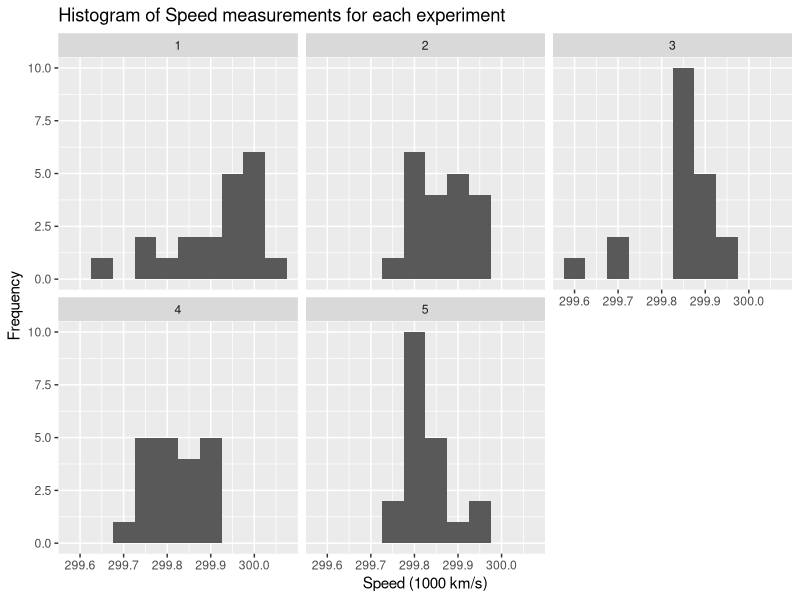
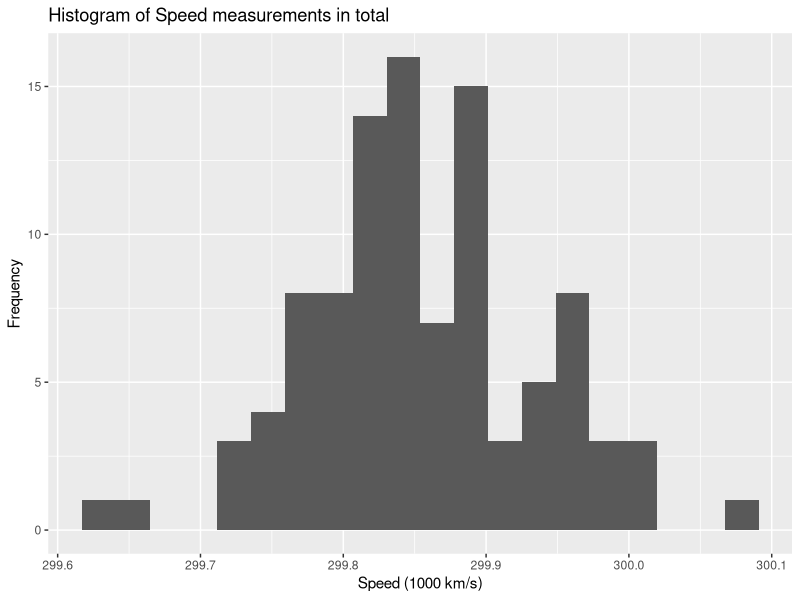
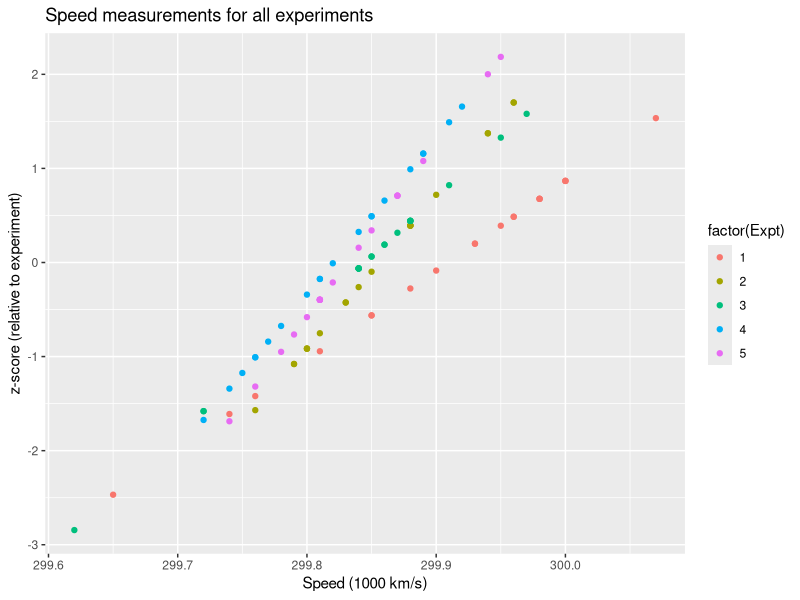
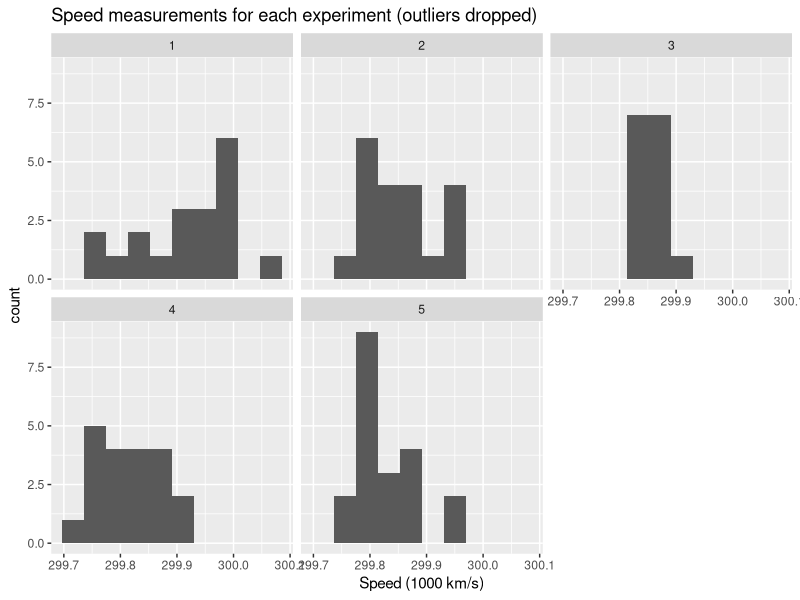
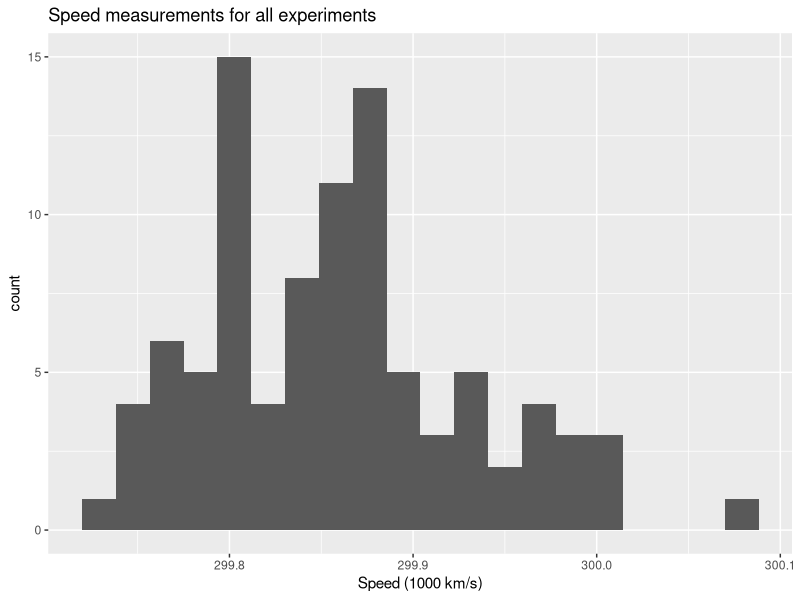
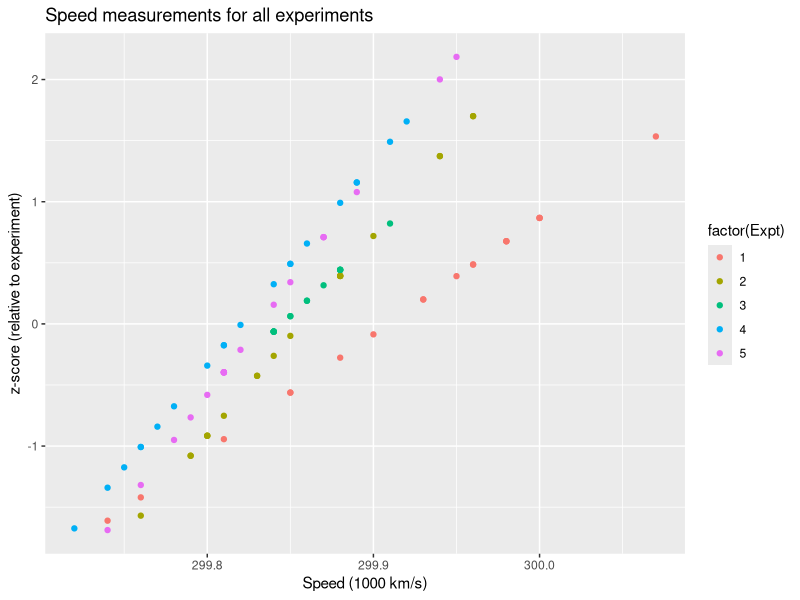

Here is the R script that generated these plots, in order:
## ---- chunk 1
knitr::opts_chunk$set(echo = TRUE)
## ---- chunk 2
library(dplyr)
library(ggplot2)

# Load data
df <- read.csv("morley.dat", sep = "")

# Uncentering speed data
df <- df %>%
    mutate(Speed = Speed + 299000)

# Calculate the Zscore of speed by experiment
df <- df %>%
    group_by(Expt) %>%
    mutate(expt_mean = mean(Speed)) %>%
    mutate(expt_sd = sd(Speed)) %>%
    mutate(zscore = ( Speed - expt_mean) / expt_sd )

# Plot histogram of recorded speed (in thousands km/s) for each experiment
ggplot(
    data = df,
    aes(
        x = Speed / 1000
        )
    ) +
    xlab("Speed (1000 km/s)") +
    ylab("Frequency") +
    geom_histogram(bins = 10) +
    facet_wrap(vars(Expt)) +
    ggtitle("Histogram of Speed measurements for each experiment")

# Plot histogram of recorded speed for all experiments
ggplot(
    data = df,
    aes(
        x = Speed / 1000
        )
    ) +
    xlab("Speed (1000 km/s)") +
    ylab("Frequency") +
    geom_histogram(bins = 20) +
    ggtitle("Histogram of Speed measurements in total")

# See the spread of data experiment
ggplot(data = df) +
    geom_point(
    aes(
        x = Speed / 1000,
        y = zscore,
        color = factor(Expt)
        )
    ) +
    xlab("Speed (1000 km/s)") +
    ylab("z-score (relative to experiment)") +
    ggtitle("Speed measurements for all experiments")
## ---- chunk 3
# initialize variables for IQR method
df <- df %>%
    mutate(Q1 = 0) %>%
    mutate(Q3 = 0) %>%
    mutate(IQR = 0)

# Detect outliers using IQR method
for (i in 1:5) {
  df$Q1[df$Expt == i] <- quantile(df$Speed[df$Expt == i], .25)
  df$Q3[df$Expt == i] <- quantile(df$Speed[df$Expt == i], .75)
  df$IQR[df$Expt == i] <- IQR(df$Speed[df$Expt == i])
}

# Only keep rows in dataframe that have values within 1.5*IQR of Q1 and Q3
cleaned <- subset(df, Speed> (Q1 - 1.5*IQR) & Speed< (Q3 + 1.5*IQR))

# Histogram of speed measurement after dropping outliers, by experiment
ggplot(
    data = cleaned,
    aes(
        x = Speed / 1000
        )
    ) +
    xlab("Speed (1000 km/s)") +
    geom_histogram(bins = 10) +
    facet_wrap(vars(Expt)) +
    ggtitle("Speed measurements for each experiment (outliers dropped)")

# Histogram of speed measurement after dropping outliers
ggplot(
    data = cleaned,
    aes(
        x = Speed / 1000
        )
    ) +
    xlab("Speed (1000 km/s)") +
    geom_histogram(bins = 20) +
    ggtitle("Speed measurements for all experiments")

# scatter plot of measurements vs the z-score relative to the experiment
ggplot(data = cleaned) +
    geom_point(
    aes(
        x = Speed / 1000,
        y = zscore,
        color = factor(Expt)
        )
    ) +
    xlab("Speed (1000 km/s)") +
    ylab("z-score (relative to experiment)") +
    ggtitle("Speed measurements for all experiments")

# display statistics of raw and cleaned data (remove redundant info)
df <- df %>%
    select(
        -zscore,
        -expt_mean,
        -expt_sd
        )

cleaned <- cleaned %>%
    select(
        -zscore,
        -expt_mean,
        -expt_sd
        )

summary(df)
summary(cleaned)

# display some more statistics
df %>%
  group_by(Expt) %>%
  summarise(
    n = n(),
    min = min(Speed),
    max = max(Speed),
    mean = mean(Speed),
    sd = sd(Speed)
  )
cleaned %>%
  group_by(Expt) %>%
  summarise(
    n = n(),
    min = min(Speed),
    max = max(Speed),
    mean = mean(Speed),
    sd = sd(Speed)
  )
## ---- chunk 4
library(stringdist)
library(readxl)
library(dplyr)
library(stringr)

# load data set
humans_names <- read.csv("humans-names.csv")

# tally the unique names and create a new data set ordered by frequency
unique_names = humans_names %>%
  select(Name) %>%
  count(Name) %>%
  arrange(n)

# observe that names appearing n<=5 are likely to be errors
unique_names$genuine[unique_names$n > 5] <- 1
unique_names$genuine[unique_names$n <= 5] <- 0

# partition the data set into (likely) genuine and error names
genuine <- unique_names[unique_names$genuine == 1, ]
error <- unique_names[unique_names$genuine == 0, ]

# compute the distance matrix between each distinct pair of names in the
# stringdist metric
resultflmatrix <- stringdistmatrix(error$Name, genuine$Name, method = 'dl')
resultdf <- data.frame(resultflmatrix)
resultdf$error_name <- error$Name

# It's likely that mispelled names have distant ={1,2} to correct ones
resultdf <- resultdf %>% mutate(corrected = case_when(
  stringdist("Barbara", error_name, method='dl')<3 ~ "Barbara",
  stringdist("David", error_name, method='dl')<3 ~ "David",
  stringdist("Elizabeth", error_name, method='dl')<3 ~ "Elizabeth",
  stringdist("James", error_name, method='dl')<3 ~ "James",
  stringdist("Jennifer", error_name, method='dl')<3 ~ "Jennifer",
  stringdist("Jessica", error_name, method='dl')<3 ~ "Jessica",
  stringdist("John", error_name, method='dl')<3 & str_detect(error_name,"h") ~ "John",
  stringdist("Jon", error_name, method='dl') <3 ~ "Jon",
  stringdist("Joseph", error_name, method='dl')<3 ~ "Joseph",
  stringdist("Linda", error_name, method='dl')<3 ~ "Linda",
  stringdist("Marie", error_name, method='dl')<3 ~ "Marie",
  stringdist("Mary", error_name, method='dl')<3 ~ "Mary",
  stringdist("Michael", error_name, method='dl')<3 ~ "Michael",
  stringdist("Patricia", error_name, method='dl')<3 ~ "Patricia",
  stringdist("Richard", error_name, method='dl')<3 ~ "Richard",
  stringdist("Robert", error_name, method='dl')<3 ~ "Robert",
  stringdist("Susan", error_name, method='dl')<3 ~ "Susan",
  stringdist("William", error_name, method='dl')<3 ~ "William",
))

# check if any mispelled names left uncorrected
resultdf %>% 
  summarise_all(~sum(is.na(.)))

## ---- chunk 5

## ---- chunk 6
# tally the unique names and create a new data set ordered by frequency
unique_names = humans_names %>%
  select(Name) %>%
  count(Name) %>%
  arrange(n)

# observe that names appearing n<=5 are likely to be errors
unique_names$genuine[unique_names$n > 5] <- 1
unique_names$genuine[unique_names$n <= 5] <- 0

# partition the data set into (likely) genuine and error names
genuine <- unique_names[unique_names$genuine == 1, ]
error <- unique_names[unique_names$genuine == 0, ]

# compute the distance matrix between each distinct pair of names in the
# stringdist metric
resultflmatrix <- stringdistmatrix(error$Name, genuine$Name, method = 'dl')
m_resultdf <- data.frame(resultflmatrix)
m_resultdf$error_name <- error$Name

# It's likely that mispelled names have distant ={1,2} to correct ones
m_resultdf <- m_resultdf %>% mutate(corrected = case_when(
  stringdist("Barbara", error_name, method='dl')<3 ~ "Barbara",
  stringdist("David", error_name, method='dl')<3 ~ "David",
  stringdist("Elizabeth", error_name, method='dl')<3 ~ "Elizabeth",
  stringdist("James", error_name, method='dl')<3 ~ "James",
  stringdist("Jennifer", error_name, method='dl')<3 ~ "Jennifer",
  stringdist("Jessica", error_name, method='dl')<3 ~ "Jessica",
  stringdist("John", error_name, method='dl')<3 & str_detect(error_name,"h") ~ "John",
  stringdist("Jon", error_name, method='dl') <3 ~ "Jon",
  stringdist("Joseph", error_name, method='dl')<3 ~ "Joseph",
  stringdist("Linda", error_name, method='dl')<3 ~ "Linda",
  stringdist("Marie", error_name, method='dl')<3 ~ "Marie",
  stringdist("Mary", error_name, method='dl')<3 ~ "Mary",
  stringdist("Michael", error_name, method='dl')<3 ~ "Michael",
  stringdist("Patricia", error_name, method='dl')<3 ~ "Patricia",
  stringdist("Richard", error_name, method='dl')<3 ~ "Richard",
  stringdist("Robert", error_name, method='dl')<3 ~ "Robert",
  stringdist("Susan", error_name, method='dl')<3 ~ "Susan",
  stringdist("William", error_name, method='dl')<3 ~ "William",
))
## ---- chunk 7
cleanname <-function(df) {
  
  # count the appearance of each unique names
  unique_names = df %>%
  select(Name) %>%
  count(Name) %>%
  arrange(n)
 
  # observe that names appearing n<=5 are likely to be errors
  unique_names$genuine[unique_names$n > 5] <- 1
  unique_names$genuine[unique_names$n <= 5] <- 0
  
  # partition the data set into (likely) genuine and error names
  genuine <- unique_names[unique_names$genuine == 1, ]
  error <- unique_names[unique_names$genuine == 0, ]
  
  # compute the distance matrix between each distinct pair of names in the stringdist metric
  resultflmatrix <- stringdistmatrix(error$Name, genuine$Name, method = 'dl')
  resultdf <- data.frame(resultflmatrix)
  n_genuine <- ncol(resultdf)
  resultdf$error_name <- error$Name 
  
  # search for a closest neighbor in this metric for each name
  resultdf[c("min")] <- apply(
      resultdf[c(1:n_genuine)], 1, function(x) c(min(x))
      )
  resultdf[c("min_index")] <- apply(
      resultdf[c(1:n_genuine)], 1, function(x) c(which.min(x))
      )
  
  # get the correct name by index and plug in cleaning result dataframe
  resultdf$corrected <- genuine$Name[resultdf$min_index]
  
  # merge the cleaning result with the original dataset and return
  resultdf <- resultdf %>% select(error_name, corrected)
  humans_names_cleaned <- humans_names %>% left_join(resultdf, by = c("Name" = "error_name"))
  humans_names_cleaned <- humans_names_cleaned %>%  
    mutate(corrected = coalesce(corrected,Name))
  return(list(sum(resultdf$corrected==m_resultdf$corrected), humans_names_cleaned))
}

humans_names_cleaned <- cleanname(humans_names)[[2]]
head(humans_names_cleaned)
print(cleanname(humans_names)[[1]]/231) # match 97% with the manual method.
## ---- chunk 8
{
unique_names = humans_names %>%
  select(Name) %>%
  count(Name) %>%
  arrange(n)

# observe that names appearing n<=5 are likely to be errors
unique_names$genuine[unique_names$n > 5] <- 1
unique_names$genuine[unique_names$n <= 5] <- 0

# partition the data set into (likely) genuine and error names
genuine <- unique_names[unique_names$genuine == 1, ]
error <- unique_names[unique_names$genuine == 0, ]

# compute the distance matrix between each distinct pair of names in the
# stringdist metric
resultflmatrix <- stringdistmatrix(error$Name, genuine$Name, method = 'dl')
resultdf <- data.frame(resultflmatrix)
resultdf$error_name <- error$Name

# search for a closest neighbor in this metric for each name
resultdf[c("min")] <- apply(
    resultdf[c(1:18)], 1, function(x) c(min(x))
    )
resultdf[c("min_index")] <- apply(
    resultdf[c(1:18)], 1, function(x) c(which.min(x))
    )

# overwrite likely error names with their closest neighbor
resultdf$corrected <- genuine$Name[resultdf$min_index]
}
# the list of corrected names is relatively short; manually check that the
# corrected names are reasonable
resultdf[c("error_name", "corrected")]
